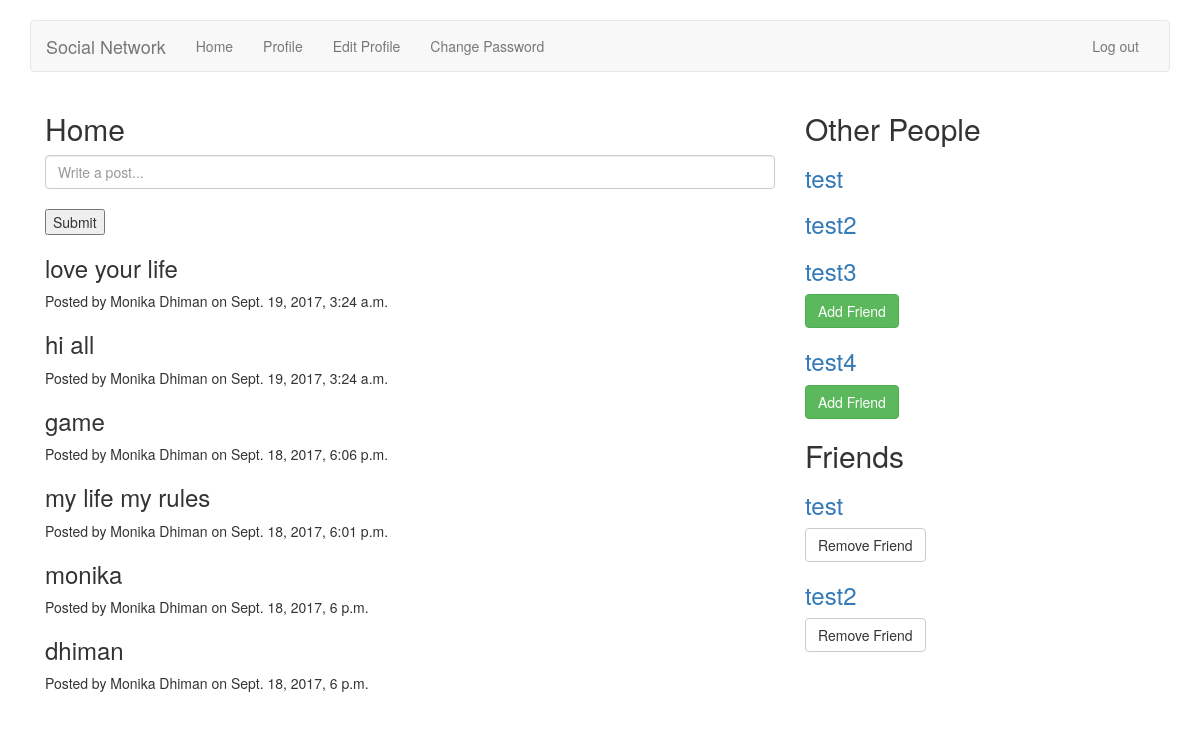
The app's page /home/ (signed in) with its own data.
### home/models.py (models this page shows)
class Post(models.Model):
    post=models.CharField(max_length=250)
    user=models.ForeignKey(User)
    created=models.DateTimeField(auto_now_add=True)
    updated=models.DateTimeField(auto_now=True)

### home/views.py (the view, shortened to what this page needs)
class HomeView(TemplateView):
    template_name ='home/home.html'
    def get(self,request):
        form=HomeForm()
        posts=Post.objects.all().order_by('-created')
        users=User.objects.exclude(id=request.user.id)
        friend = Friend.objects.get(current_user=request.user)
        friends = friend.users.all()
        args = {
            'form': form, 'posts': posts, 'users': users, 'friends': friends
        }
        return render(request,self.template_name,args)

### home/forms.py
class HomeForm(forms.ModelForm):
    post = forms.CharField(widget=forms.TextInput(
        attrs={
            'class': 'form-control',
            'placeholder': 'Write a post...'
        }
    ))
    class Meta:
        model= Post
        fields = ('post',)

### home/templates/home/home.html (shortened to what this page needs)
{% extends 'base.html'%}
{%block body%}
<div class="container">
 <div class="col-md-8">
        <h2>Home</h2>
        <form method="post">
            {{ form.post }}
            <br>
            <button type="submit">Submit</button>
        </form>
        {% for post in posts %}
            <h3>{{ post.post }}</h3>
            <p>Posted by {{ post.user.get_full_name }} on {{ post.created }}</p>
        {% endfor %}
</div>
     <div class="col-md-4">
        <h2>Other People</h2>
        {% for user in users %}
            <a href="{% url 'accounts:view_profile_with_pk' pk=user.pk %}">
                <h3>{{ user.username }}</h3>
            </a>
         {% if not user in friends %}
            <a href="{% url 'home:change_friends' operation='add' pk=user.pk %}">
            <button type="button" class="btn btn-success">Add Friend</button>
            </a>
         {% endif %}
        {% endfor %}
</div>
      <div class="col-md-4">
        <h2>Friends</h2>
        {% for friend in friends %}
            <a href="{% url 'accounts:view_profile_with_pk' pk=friend.pk %}">
                <h3>{{ friend.username }}</h3>
            </a>
           <a href="{% url 'home:change_friends' operation='remove' pk=friend.pk %}">
            <button type="button" class="btn btn-default">Remove Friend</button>
            </a>
        {% endfor %}
</div>
</div>
{% endblock %}

### accounts/templates/base.html (shortened to what this page needs)
<!DOCTYPE html>
<html lang="en">
<head>
    <link rel="stylesheet" href="https://maxcdn.bootstrapcdn.com/bootstrap/3.3.7/css/bootstrap.min.css">
    {% load static %}
    <link rel="stylesheet" href="{%static 'accounts/style.css' %}" type="text/css">
     <link href="../../dist/css/bootstrap.min.css" rel="stylesheet">
</head>
<body>
 <br>
        <div class="container">
            <nav class="navbar navbar-default">
            <div class="container-fluid">
              <div class="navbar-header">
                <a class="navbar-brand" href="/">Social Network</a>
              </div>
              <div id="navbar" class="navbar-collapse collapse">
                {% if user.is_authenticated %}
                <ul class="nav navbar-nav">
                    <li><a href="{% url 'home:home' %}">Home</a></li>
                    <li><a href="{% url 'accounts:view_profile' %}">Profile</a></li>
                    <li><a href="{% url 'accounts:edit_profile' %}">Edit Profile</a></li>
                    <li><a href="{% url 'accounts:change_password' %}">Change Password</a></li>
                </ul>
                <ul class="nav navbar-nav navbar-right">
                    <li><a href="{% url 'accounts:logout' %}">Log out</a></li>
                </ul>
                {% endif %}
              </div>
            </div>
          </nav>
        </div>
        {% block body %}{% endblock %}
</body>
</html>

### accounts/static/accounts/style.css (style rules this page uses)
body { background-color:#c3c3cf; }

### records on screen
Post: post "love your life", user.get_full_name "Monika Dhiman", created "Sept. 19, 2017, 3:24 a.m."
Post: post "hi all", user.get_full_name "Monika Dhiman", created "Sept. 19, 2017, 3:24 a.m."
Post: post "game", user.get_full_name "Monika Dhiman", created "Sept. 18, 2017, 6:06 p.m."
Post: post "my life my rules", user.get_full_name "Monika Dhiman", created "Sept. 18, 2017, 6:01 p.m."
Post: post "monika", user.get_full_name "Monika Dhiman", created "Sept. 18, 2017, 6 p.m."
Post: post "dhiman", user.get_full_name "Monika Dhiman", created "Sept. 18, 2017, 6 p.m."

### other values on screen
{{ user.username }} "test"
{{ user.username }} "test2"
{{ user.username }} "test3"
{{ user.username }} "test4"
{{ friend.username }} "test"
{{ friend.username }} "test2"
